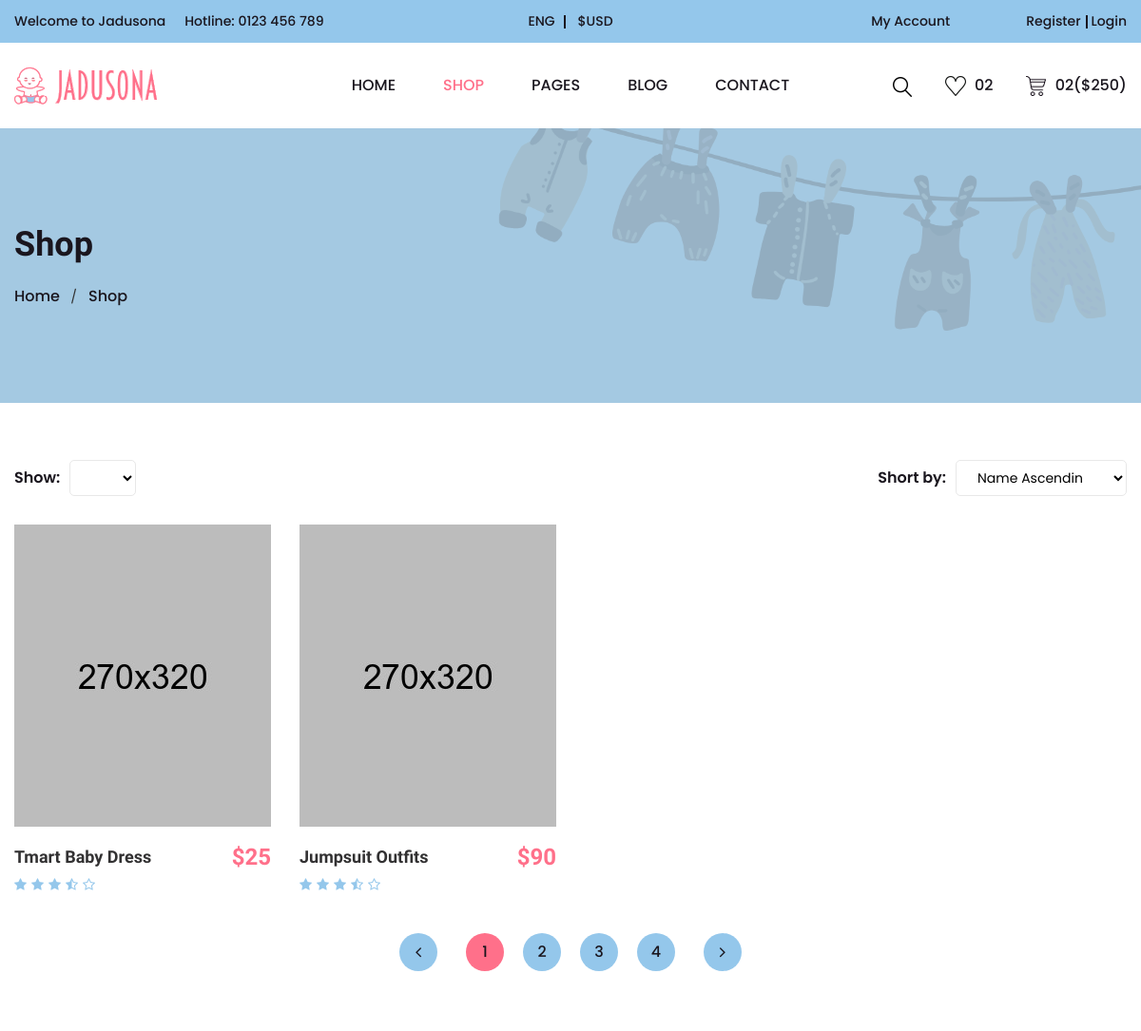
Before: /ui/shop.php (signed in, upper part) with the older database file.
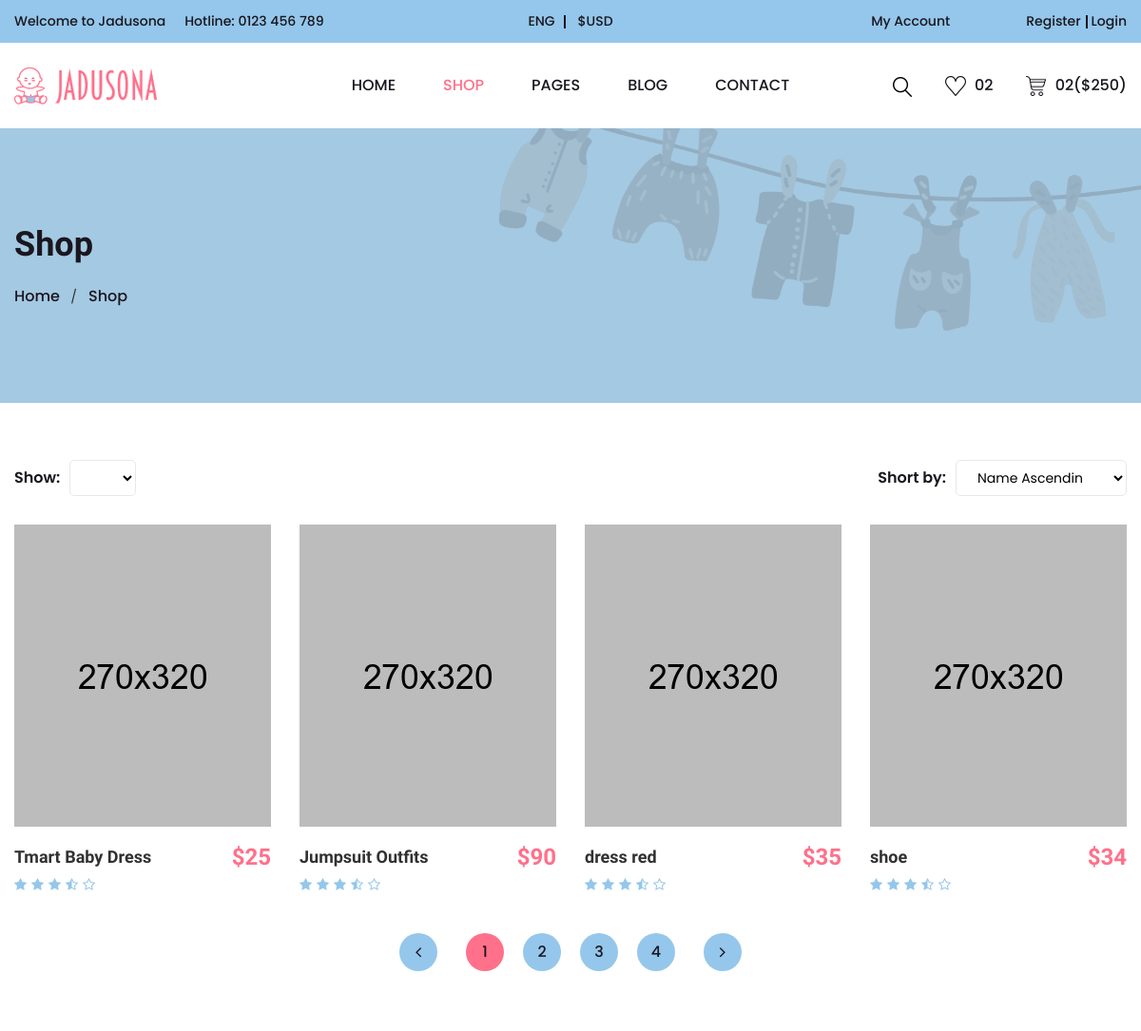
After: the same page with the newer database file.
### tables this page shows
CREATE TABLE `item` (
  `item_id` int(11) NOT NULL,
  `item_name` varchar(200) NOT NULL,
  `cost` float NOT NULL,
  `image_path` varchar(255) NOT NULL
);

### ui/controller/getProducts.php (the view, shortened to what this page needs)
<?php
    include($_SERVER['DOCUMENT_ROOT']."/store/database.php");
    $sql = "SELECT * FROM item";
    $result = $connection->query($sql) or die(mysqli_error($connection));
    while ($row = $result->fetch_assoc()) {
?>
<div class="col-xl-3 col-lg-4 col-md-6 col-12 mb-40">
    <div class="product-item">
        <div class="product-inner">
            <div class="image">
                <img src="assets/images/product/product-1.jpg" alt="">
            </div>
            <div class="content">
                <div class="content-left">
                    <h4 class="title"><a href="single-product.html"><?php echo $row['item_name'];?></a></h4>
                    <div class="ratting">
                        <i class="fa fa-star"></i>
                        <i class="fa fa-star"></i>
                        <i class="fa fa-star"></i>
                        <i class="fa fa-star-half-o"></i>
                        <i class="fa fa-star-o"></i>
                    </div>
                </div>
                <div class="content-right">
                    <span class="price">$<?php echo $row['cost'];?></span>
                </div>
            </div>
        </div>
    </div>
</div>
<?php
    }
?>

### ui/shop.php (shortened to what this page needs)
<!doctype html>
<html class="no-js" lang="en">
<head>
    <link rel="stylesheet" href="assets/css/bootstrap.min.css">
    <link rel="stylesheet" href="assets/css/icon-font.min.css">
    <link rel="stylesheet" href="assets/css/plugins.css">
    <link rel="stylesheet" href="assets/css/helper.css">
    <link rel="stylesheet" href="assets/css/style.css">
</head>
<body>
    <div class="main-wrapper">
        <?php include("./components/navbar.php"); ?>
        <div class="page-banner-section section" style="background-image: url(assets/images/banner/shop_banner.png)">
            <div class="container">
                <div class="row">
                    <div class="page-banner-content col">
                        <h1>Shop</h1>
                        <ul class="page-breadcrumb">
                            <li><a href="index.html">Home</a></li>
                            <li><a href="shop.html">Shop</a></li>
                        </ul>
                    </div>
                </div>
            </div>
        </div>
        <div class="page-section section mt-80 mt-lg-60 mt-md-60 mt-sm-60 mt-xs-40 mb-80 mb-lg-60 mb-md-60 mb-sm-60 mb-xs-40">
            <div class="container">
                <div class="row">
                    <div class="col-12">
                        <div class="product-show">
                            <h4>Show:</h4>
                            <select class="nice-select">
                                <option>8</option>
                            </select>
                        </div>
                        <div class="product-short">
                            <h4>Short by:</h4>
                            <select class="nice-select">
                                <option>Name Ascending</option>
                            </select>
                        </div>
                    </div>
                    <?php
                        include("../database.php");
                        if(isset($_GET["search"])){
                            $search = $_GET["search"];
                            $search_query = "SELECT * FROM item WHERE item_name LIKE '%$search%'";
                            global $search_query_result;
                            $search_query_result = $connection->query($search_query) or die(mysqli_error($connection));
                    ?>
                    <div class="row">
                        <h1>Result(s) for <span style="font-weight: bold; font-style: italic;">"<?php echo $search;?>"</span></h1><br>
                    </div>
                    <?php
                            while($row = $search_query_result->fetch_assoc()) {
                                include("./components/product.php");
                            }
                        }
                        else{
                            require("./controller/getProducts.php");
                        }
                    ?>
                    <div class="col-12">
                        <ul class="page-pagination">
                            <li><a href="#"><i class="fa fa-angle-left"></i></a></li>
                            <li class="active"><a href="#">1</a></li>
                            <li><a href="#">2</a></li>
                            <li><a href="#">3</a></li>
                            <li><a href="#">4</a></li>
                            <li><a href="#"><i class="fa fa-angle-right"></i></a></li>
                        </ul>
                    </div>
                </div>
            </div>
        </div>
    </div>
</body>
</html>

### ui/components/navbar.php (shortened to what this page needs)
<div class="header-section section">
    <div class="header-top header-top-one bg-theme-two">
        <div class="container-fluid">
            <div class="row align-items-center justify-content-center">
                <div class="col mt-10 mb-10 d-none d-md-flex">
                    <div class="header-top-left">
                        <p>Welcome to Jadusona</p>
                        <p>Hotline: <a href="tel:0123456789">0123 456 789</a></p>
                    </div>
                </div>
                <div class="col mt-10 mb-10">
                    <ul class="header-lan-curr">
                        <li><a href="#">eng</a>
                        </li>
                        <li><a href="#">$usd</a>
                        </li>
                    </ul>
                </div>
                <div class="col mt-10 mb-10">
                    <div class="header-top-right">
                        <p><a href="#">My Account</a></p>
                        <p><a href="login-register.html">Register</a><a href="login-register.html">Login</a></p>
                    </div>
                </div>
            </div>
        </div>
    </div>
    <div class="header-bottom header-bottom-one header-sticky@">
        <div class="container-fluid">
            <div class="row menu-center align-items-center justify-content-between">
                <div class="col mt-15 mb-15">
                    <div class="header-logo">
                        <a href="index.html">
                            <img src="assets/images/logo.png" alt="Jadusona">
                        </a>
                    </div>
                </div>
                <div class="col order-2 order-lg-3">
                    <div class="header-shop-links">
                        <div class="header-search">
                            <button class="search-toggle"><img src="assets/images/icons/search.png" alt="Search Toggle"><img class="toggle-close" src="assets/images/icons/close.png" alt="Search Toggle"></button>
                        </div>
                        <div class="header-wishlist">
                            <a href="wishlist.html"><img src="assets/images/icons/wishlist.png" alt="Wishlist"> <span>02</span></a>
                        </div>
                        <div class="header-mini-cart">
                            <a href="cart.html"><img src="assets/images/icons/cart.png" alt="Cart"> <span>02($250)</span></a>
                        </div>
                    </div>
                </div>
                <div class="col order-3 order-lg-2">
                    <div class="main-menu">
                        <nav>
                            <ul>
                                <li><a href="index.html">HOME</a>
                                </li>
                                <li class="active"><a href="shop.html">SHOP</a>
                                </li>
                                <li><a href="#">PAGES</a>
                                </li>
                                <li><a href="blog.html">BLOG</a>
                                </li>
                                <li><a href="contact.html">CONTACT</a></li>
                            </ul>
                        </nav>
                    </div>
                </div>
            </div>
        </div>
    </div>
</div>

### ui/assets/css/plugins.css (style rules this page uses)
.nice-select { -webkit-tap-highlight-color:transparent;background-color:#fff;border-radius:5px;border:1px solid #e8e8e8;box-sizing:border-box;clear:both;cursor:pointer;display:block;float:left;font-family:inherit;font-size:14px;font-weight:400;height:42px;line-height:40px;outline:0;padding-left:18px;padding-right:30px;position:relative;text-align:left!important;-webkit-transition:all .2s ease-in-out;transition:all .2s ease-in-out;-webkit-user-select:none;-moz-user-select:none;-ms-user-select:none;user-select:none;white-space:nowrap;width:auto }
.nice-select:after { border-bottom:2px solid #999;border-right:2px solid #999;content:'';display:block;height:5px;margin-top:-4px;pointer-events:none;position:absolute;right:12px;top:50%;-webkit-transform-origin:66% 66%;-ms-transform-origin:66% 66%;transform-origin:66% 66%;-webkit-transform:rotate(45deg);-ms-transform:rotate(45deg);transform:rotate(45deg);-webkit-transition:all .15s ease-in-out;transition:all .15s ease-in-out;width:5px }

Changed rows visible on the page:
added item: item_name "dress red", cost "35"
added item: item_name "shoe", cost "34"
